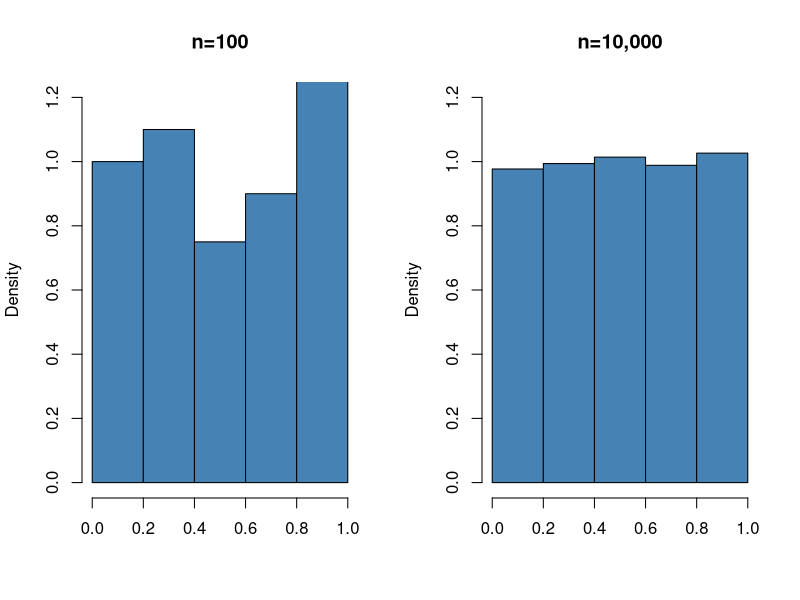
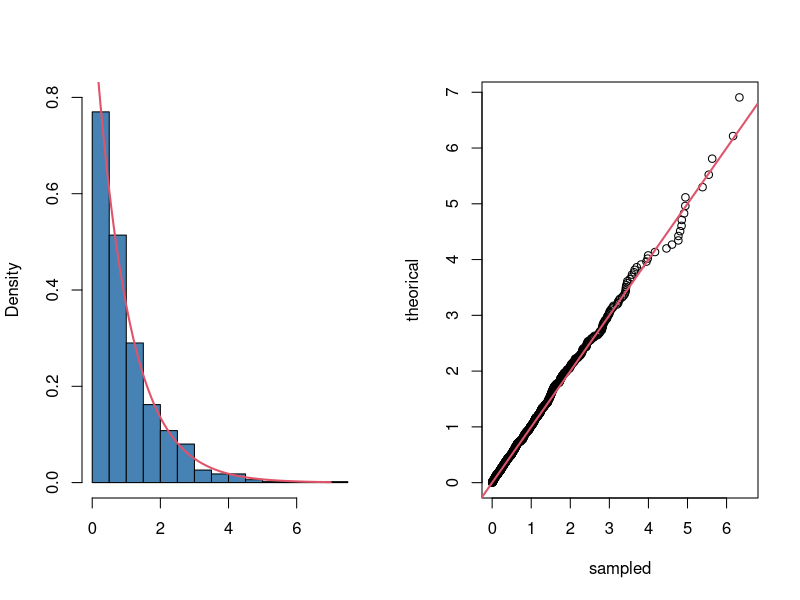
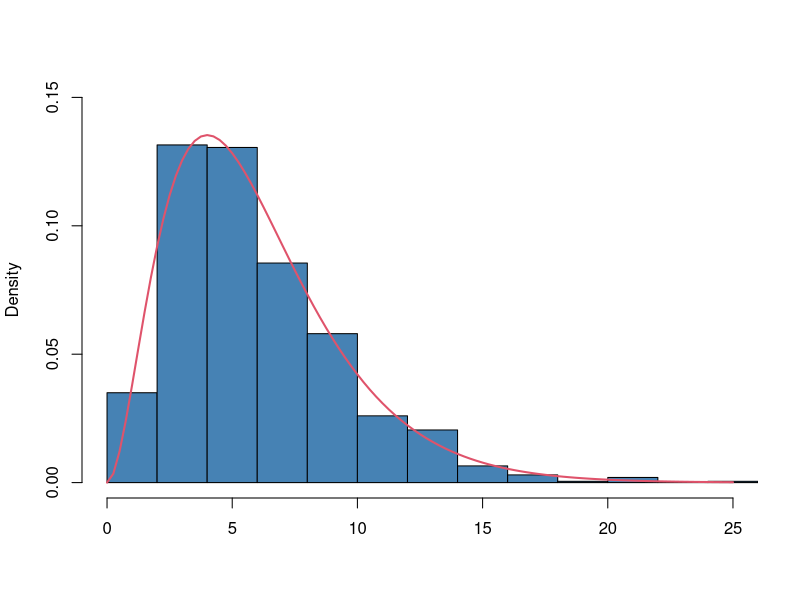
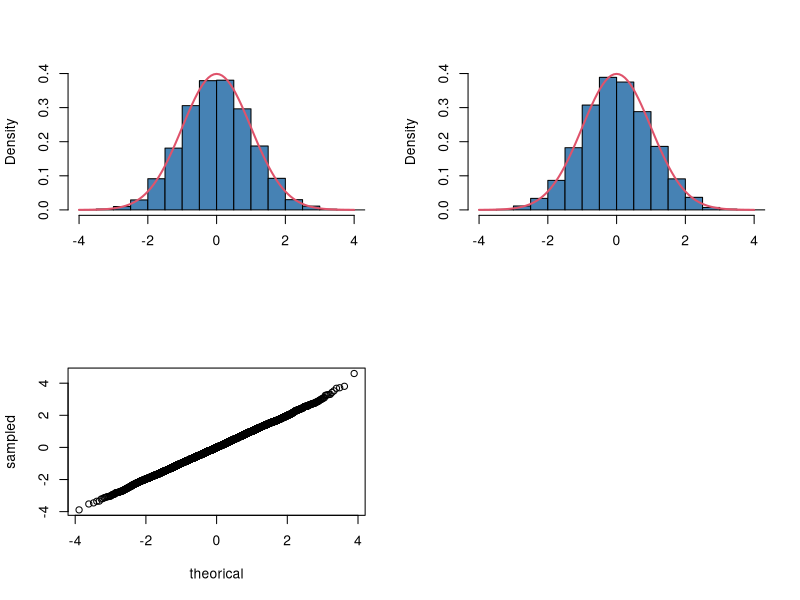

The R script that drew these images, in order: (Note: this script raises an error after producing the figures.)
# ex 10-1) runif
set.seed(4395932)
par(mfrow=c(1,2))
hist(runif(100), xlab="", main="n=100", freq=F,
     ylim=c(0, 1.2), breaks=c(0,0.2,0.4,0.6,0.8,1.0), col="steelblue")
hist(runif(10000), xlab="", main="n=10,000", freq=F,
     ylim=c(0, 1.2), breaks=c(0,0.2,0.4,0.6,0.8,1.0), col="steelblue")

# ex 10-2) inverse transfer method
set.seed(123834)
e1 = -log(1 - runif(1000))
sq1 = sort(rexp(1000, 1))
tq1 = function(u) { -log(1-u) }
par(mfrow=c(1,2))
hist(e1, freq=F, ylim=c(0, 0.8), xlab="", main="", col="steelblue")
curve(dexp(x,1), xlim=c(0, 7), add=T, col=2, lwd=2)
plot(sq1, tq1(1:1000/1000), ylab="theorical", xlab="sampled")
abline(a=0, b=1, col=2, lwd=2)

# ex 10-3) random no. of chi distribution using exponential random no.
set.seed(135323)
u1 = runif(3*1000)
u2 = matrix(data=u1, nrow=3)
x1 = -log(1 - u2)         # random number of exponential dist.
x2 = 2 * apply(x1, 2, sum)# random number of chi dist. (?)
par(mfrow=c(1,1))
hist(x2, freq=F, xlim=c(0,25), ylim=c(0,0.15),
     xlab="", main="", col="steelblue", breaks=20)
curve(dchisq(x, df=6), add=T, col=2, lwd=2)

# ex 10-4) random of regular distribution by rejection method

# ex 10-5) rnorm by Box Muller method
set.seed(2343221)
u1 = runif(10000)
u2 = runif(10000)
x1 = sqrt(-2*log(u1)) * cos(2*pi*u2)
x2 = sqrt(-2*log(u1)) * sin(2*pi*u2)
par(mfrow=c(2,2))
hist(x1, freq=F, xlim=c(-4,4), breaks=20, ylim=c(0,0.4),
     xlab="", main="", col="steelblue")
curve(dnorm(x), add=T, col=2, lwd=2)
hist(x2, freq=F, xlim=c(-4,4), breaks=20, ylim=c(0,0.4),
     xlab="", main="", col="steelblue")
curve(dnorm(x), add=T, col=2, lwd=2)
qqnorm(x1, xlab="theorical", ylab="sampled", main="")
qqline(x1, col=2, lwd=2, col="red")
qqnorm(x2, xlab="theoreical", ylab="sampled", main="")
qqline(x2, col=2, lwd=2, col="green")

# ex 10-5) random number of bernullis
set.seed(234221)
par(mfrow=c(1,2))
# B(10, 0.25)
bn1 = rep(0,1000)
for(i in 1:1000) {
  bn1[i] = sum(runif(10) < 0.25)
}
hist(bn1, freq=F, xlab="", main="B(10, 0.25)", col="steelblue")
# B(100, 0.25)
bn2 = rep(0,1000)
for(i in 1:1000) {
  bn2[i] = sum(runif(100) < 0.25)
}
hist(bn2, freq=F, xlab="", main="B(100, 0.25)", col="steelblue")

# monte carlo
set.seed(135313)
pical = function(n) {
  u1 = runif(n, min=-10, max=10)
  u2 = runif(n, min=-10, max=10)
  x1 = rep(0, n)
  x1[u1^2 + u2^2 <= 100] = 1
  pi4 = mean(x1)*4
  return(pi4)
}
pical(100)
pical(10000)
pical(1000000)

# ex 10-8) integral of y=x^2 and y=x sqrt(1-x^2)
par(mfrow=c(1,2))
x1 = seq(from=0, to=1, by=0.01)
y1 = x1^3
y2 = x1 * sqrt(1-x1^2)  
plot(x1, y1, type="l", xlab="", ylab="", main="")
plot(x1, y2, type="l", xlab="", ylab="", main="")

set.seed(1234789)
rint = function(f, gg, n) {
  sam = matrix(runif(2*n), ncol=2)
  qq = gg(sam[,1], sam[,2])
  
  plot(sam[!qq,1], sam[!qq,2], col="steelblue", pch=1, xlab="", ylab="")
  points(sam[qq,1], sam[qq,2], col="gray", pch=1)
  curve(f, 0, 1, n=100, col="black", add=T, lwd=2)
  return(length(qq[qq])/n)
}
f1 = function(x) x^3
g1 = function(x,y) y <= x^3
integrate(f1, 0, 1)
rint(f1, g1, 100)
rint(f1, g1, 10000)

f2 = function(x) sqrt(1-x^2)*x
g2 = function(x,y) y <= sqrt(1-x^2)*x
integrate(f2, 0, 1)
rint(f2, g2, 100)
rint(f2, g2, 10000)

# ex 10-9) E(X), Var(X) of N(0,1) by random number
set.seed(234212)
x1 = rnorm(100)
x2 = rnorm(10000)

f1 = function(x) x*dnorm(x)
mu = integrate(f1, -Inf, Inf)
mu
mean(x1)
mean(x2)

f2 = function(x) (x-mu$value)^2*dnorm(x)
sigma2 = integrate(f2, -Inf, Inf)
sigma2
var(x1)
var(x2)

# ex 10-10) importance sampling
set.seed(123908)
imports = function(n) {
  x1 = rt(n, 1)
  w1 = dnorm(x1)/dt(x1,1)
  
  return(mean(x1*x1*w1))
}
imports(100)
imports(10000)

# Q 01 : random, histogram from logistic dist.
# F^-1(x) = log(x / (1-x))
u = runif(1000)
x = log(u/(1-u))
hist(x1, freq=F, breaks=20, ylim=c(0,0.4),
     xlab="", main="", col="steelblue")
curve(dlogis(x), add=T, col=2, lwd=2)

# Q 02 : using rejection method
rejsamp = function(cc) {
  while(1) {
    u = runif(1)
    x = rcauchy(1, 0, 2)
    if (u < dnorm(x)/(cc*dcauchy(x, 0, 2)))
      return (x)
  }
}

rsamp = replicate(10000, rejsamp(3))
hist(rsamp, freq=F, ylim=c(0, 0.5), breaks=50,
     col="steelblue", main="", xlab="")
lines(seq(-4, 4, 0.01), dnorm(seq(-4, 4, 0.01)), col=2, lwd=2)
lines(seq(-4, 4, 0.01), dcauchy(seq(-4, 4, 0.01), 0, 2)*3, col=3, lwd=2)

# Q 03 : E(X), Var(X) of Exp(1) by random
set.seed(234214)
e1 = rexp(10000)

g1 = function(x) x*dexp(x)
mu = integrate(g1, -Inf, Inf)
mu;mean(e1)

g2 = function(x) (x-mu$value)^2*dexp(x)
sigma2 = integrate(g2, -Inf, Inf)
sigma2;var(e1)
